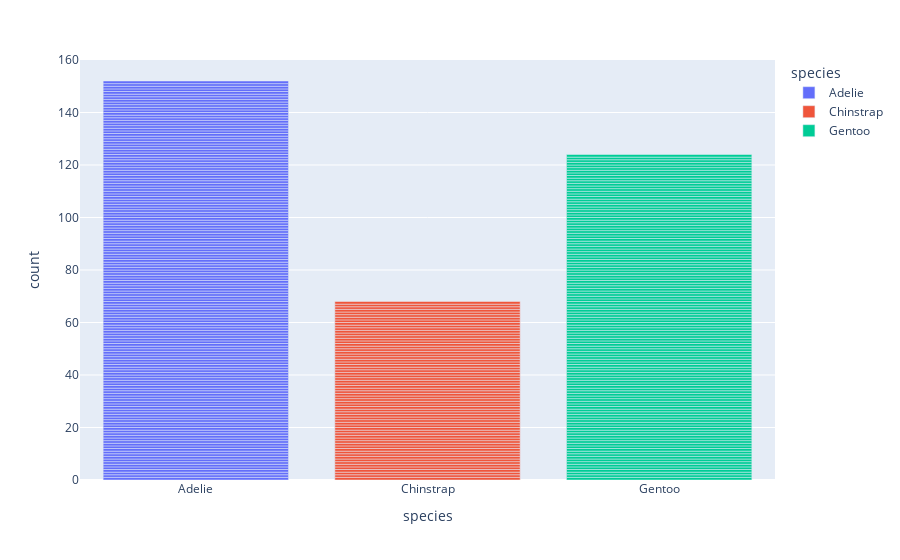

Notebook code for this chart:
### Code cell
px.bar(penguins_df, x='species', color='species')

### Figure 1 — Plotly figure (JSON) as saved in the notebook; plotly's stock layout.template omitted (floating-point values rounded to 4 significant figures; data arrays with more than 128 entries replaced by an {"elided": "..."} marker saying what was removed)
{"data": [{"alignmentgroup": "True", "hovertemplate": "species=%{x}<br>count=%{y}<extra></extra>", "legendgroup": "Adelie", "marker": {"color": "#636efa", "pattern": {"shape": ""}}, "name": "Adelie", "offsetgroup": "Adelie", "orientation": "v", "showlegend": true, "textposition": "auto", "type": "bar", "x": {"elided": "152 str values"}, "xaxis": "x", "y": {"elided": "152 int values"}, "yaxis": "y"}, {"alignmentgroup": "True", "hovertemplate": "species=%{x}<br>count=%{y}<extra></extra>", "legendgroup": "Chinstrap", "marker": {"color": "#EF553B", "pattern": {"shape": ""}}, "name": "Chinstrap", "offsetgroup": "Chinstrap", "orientation": "v", "showlegend": true, "textposition": "auto", "type": "bar", "x": ["Chinstrap", "Chinstrap", "Chinstrap", "Chinstrap", "Chinstrap", "Chinstrap", "Chinstrap", "Chinstrap", "Chinstrap", "Chinstrap", "Chinstrap", "Chinstrap", "Chinstrap", "Chinstrap", "Chinstrap", "Chinstrap", "Chinstrap", "Chinstrap", "Chinstrap", "Chinstrap", "Chinstrap", "Chinstrap", "Chinstrap", "Chinstrap", "Chinstrap", "Chinstrap", "Chinstrap", "Chinstrap", "Chinstrap", "Chinstrap", "Chinstrap", "Chinstrap", "Chinstrap", "Chinstrap", "Chinstrap", "Chinstrap", "Chinstrap", "Chinstrap", "Chinstrap", "Chinstrap", "Chinstrap", "Chinstrap", "Chinstrap", "Chinstrap", "Chinstrap", "Chinstrap", "Chinstrap", "Chinstrap", "Chinstrap", "Chinstrap", "Chinstrap", "Chinstrap", "Chinstrap", "Chinstrap", "Chinstrap", "Chinstrap", "Chinstrap", "Chinstrap", "Chinstrap", "Chinstrap", "Chinstrap", "Chinstrap", "Chinstrap", "Chinstrap", "Chinstrap", "Chinstrap", "Chinstrap", "Chinstrap"], "xaxis": "x", "y": [1, 1, 1, 1, 1, 1, 1, 1, 1, 1, 1, 1, 1, 1, 1, 1, 1, 1, 1, 1, 1, 1, 1, 1, 1, 1, 1, 1, 1, 1, 1, 1, 1, 1, 1, 1, 1, 1, 1, 1, 1, 1, 1, 1, 1, 1, 1, 1, 1, 1, 1, 1, 1, 1, 1, 1, 1, 1, 1, 1, 1, 1, 1, 1, 1, 1, 1, 1], "yaxis": "y"}, {"alignmentgroup": "True", "hovertemplate": "species=%{x}<br>count=%{y}<extra></extra>", "legendgroup": "Gentoo", "marker": {"color": "#00cc96", "pattern": {"shape": ""}}, "name": "Gentoo", "offsetgroup": "Gentoo", "orientation": "v", "showlegend": true, "textposition": "auto", "type": "bar", "x": ["Gentoo", "Gentoo", "Gentoo", "Gentoo", "Gentoo", "Gentoo", "Gentoo", "Gentoo", "Gentoo", "Gentoo", "Gentoo", "Gentoo", "Gentoo", "Gentoo", "Gentoo", "Gentoo", "Gentoo", "Gentoo", "Gentoo", "Gentoo", "Gentoo", "Gentoo", "Gentoo", "Gentoo", "Gentoo", "Gentoo", "Gentoo", "Gentoo", "Gentoo", "Gentoo", "Gentoo", "Gentoo", "Gentoo", "Gentoo", "Gentoo", "Gentoo", "Gentoo", "Gentoo", "Gentoo", "Gentoo", "Gentoo", "Gentoo", "Gentoo", "Gentoo", "Gentoo", "Gentoo", "Gentoo", "Gentoo", "Gentoo", "Gentoo", "Gentoo", "Gentoo", "Gentoo", "Gentoo", "Gentoo", "Gentoo", "Gentoo", "Gentoo", "Gentoo", "Gentoo", "Gentoo", "Gentoo", "Gentoo", "Gentoo", "Gentoo", "Gentoo", "Gentoo", "Gentoo", "Gentoo", "Gentoo", "Gentoo", "Gentoo", "Gentoo", "Gentoo", "Gentoo", "Gentoo", "Gentoo", "Gentoo", "Gentoo", "Gentoo", "Gentoo", "Gentoo", "Gentoo", "Gentoo", "Gentoo", "Gentoo", "Gentoo", "Gentoo", "Gentoo", "Gentoo", "Gentoo", "Gentoo", "Gentoo", "Gentoo", "Gentoo", "Gentoo", "Gentoo", "Gentoo", "Gentoo", "Gentoo", "Gentoo", "Gentoo", "Gentoo", "Gentoo", "Gentoo", "Gentoo", "Gentoo", "Gentoo", "Gentoo", "Gentoo", "Gentoo", "Gentoo", "Gentoo", "Gentoo", "Gentoo", "Gentoo", "Gentoo", "Gentoo", "Gentoo", "Gentoo", "Gentoo", "Gentoo", "Gentoo", "Gentoo"], "xaxis": "x", "y": [1, 1, 1, 1, 1, 1, 1, 1, 1, 1, 1, 1, 1, 1, 1, 1, 1, 1, 1, 1, 1, 1, 1, 1, 1, 1, 1, 1, 1, 1, 1, 1, 1, 1, 1, 1, 1, 1, 1, 1, 1, 1, 1, 1, 1, 1, 1, 1, 1, 1, 1, 1, 1, 1, 1, 1, 1, 1, 1, 1, 1, 1, 1, 1, 1, 1, 1, 1, 1, 1, 1, 1, 1, 1, 1, 1, 1, 1, 1, 1, 1, 1, 1, 1, 1, 1, 1, 1, 1, 1, 1, 1, 1, 1, 1, 1, 1, 1, 1, 1, 1, 1, 1, 1, 1, 1, 1, 1, 1, 1, 1, 1, 1, 1, 1, 1, 1, 1, 1, 1, 1, 1, 1, 1], "yaxis": "y"}], "layout": {"barmode": "relative", "legend": {"title": {"text": "species"}, "tracegroupgap": 0}, "margin": {"t": 60}, "xaxis": {"anchor": "y", "categoryarray": ["Adelie", "Chinstrap", "Gentoo"], "categoryorder": "array", "domain": [0, 1], "title": {"text": "species"}}, "yaxis": {"anchor": "x", "domain": [0, 1], "title": {"text": "count"}}}}
